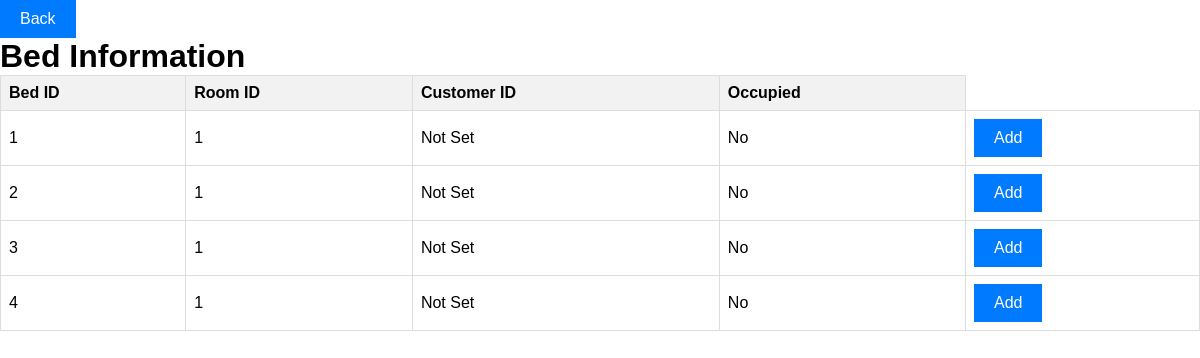
/client/pages/BedRoom.php?room_id=1, run on the app's committed database.
### tables this page shows
CREATE TABLE `beds` (
  `beds_id` int(11) NOT NULL,
  `room_id` int(11) DEFAULT NULL,
  `occupied` tinyint(1) DEFAULT 0,
  `customer_id` int(11) DEFAULT NULL
);

### server/database/db_connections.php (called while the page is built)
<?php
function connections()
{
    $servername = "localhost";
    $username = "root";
    $password = "";
    $database = "boarding_house";
    try {
        $conn = new PDO("mysql:host=$servername;dbname=$database", $username, $password);
        $conn->setAttribute(PDO::ATTR_ERRMODE, PDO::ERRMODE_EXCEPTION);
        return $conn;
    } catch (PDOException $e) {
        die("Connection failed: " . $e->getMessage());
    }
}
?>

### server/database/models/Beds_model.php (called while the page is built, shortened)
<?php
require_once dirname(__DIR__, 2) . '/database/db_connections.php';
class BedModel
{
    private $connect;
    public function __construct()
    {
        $this->connect = connections();
    }
    public function getBedsByRoomId($roomId)
    {
        $beds = [];
        try {
            $stmt = $this->connect->prepare('SELECT * FROM beds WHERE room_id = :roomId');
            $stmt->bindParam(':roomId', $roomId);
            $stmt->execute();
            $beds = $stmt->fetchAll(PDO::FETCH_ASSOC);
        } catch (PDOException $e) {
            throw new Exception("Error fetching bed data: " . $e->getMessage());
        }
        return $beds;
    }
}
?>

### client/pages/BedRoom.php (the view, shortened to what this page needs)
<?php
include ('../../server/database/models/beds_model.php');
$bedModel = new BedModel();
$beds = [];
$roomId = isset($_POST['room_id']) ? $_POST['room_id'] : (isset($_GET['room_id']) ? $_GET['room_id'] : null);
if (!empty($roomId)) {
    try {
        $beds = $bedModel->getBedsByRoomId($roomId);
    } catch (Exception $e) {
        $error = 'Error fetching bed data: ' . $e->getMessage();
    }
}
?>
<!DOCTYPE html>
<html lang="en">
<head>
    <link rel="stylesheet" href="../assets/style.css">
</head>
<body>
    <button><a href="Room.php">Back</a></button>
    <h1>Bed Information</h1>
    <table>
        <thead>
            <tr>
                <th>Bed ID</th>
                <th>Room ID</th>
                <th>Customer ID</th>
                <th>Occupied</th>
            </tr>
        </thead>
        <tbody>
            <?php foreach ($beds as $bed): ?>
                <tr>
                    <td><?php echo $bed['beds_id']; ?></td>
                    <td><?php echo $bed['room_id']; ?></td>
                    <td><?php echo isset($bed['customer_id']) ? $bed['customer_id'] : 'Not Set'; ?></td>
                    <td><?php echo $bed['occupied'] ? 'Yes' : 'No'; ?></td>
                    <td>
                        <?php if ($bed['occupied']): ?>
                            <form action="<?php echo $_SERVER['PHP_SELF']; ?>" method="post">
                                <input type="hidden" name="bed_id" value="<?php echo $bed['customer_id']; ?>">
                                <input type="hidden" name="room_id" value="<?php echo $roomId; ?>">
                                <button type="button" name="details" class="btn" onclick="openDetailsModal()">Details</button>
                            </form>
                            <form action="<?php echo $_SERVER['PHP_SELF']; ?>" method="post">
                                <input type="hidden" name="room_id" value="<?php echo $roomId; ?>">
                                <input type="hidden" name="tenantsID" value="<?php echo $bed['beds_id']; ?>">
                                <button type="button" name="remove" class="btn" onclick="openRemoveModal()">Remove</button>
                            </form>
                        <?php else: ?>
                            <form action="<?php echo $_SERVER['PHP_SELF']; ?>" method="post">
                                <button type="button" name="add" class="btn" onclick="openAddModal()">Add</button>
                            </form>
                        <?php endif; ?>
                    </td>
                </tr>
            <?php endforeach; ?>
        </tbody>
    </table>
</body>
</html>

### client/assets/style.css (style rules this page uses)
body { font-family: Arial, sans-serif; margin: 0; padding: 0; }
h1 { margin: 0; }
button { padding: 10px 20px; background-color: #007bff; border: none; color: white; font-size: 16px; cursor: pointer; }
button a { text-decoration: none; color: inherit; }
table { border-collapse: collapse; width: 100%; }
th, td { border: 1px solid #ddd; padding: 8px; text-align: left; }
th { background-color: #f2f2f2; }

### data on the page
beds: beds_id "1", room "1", shows "Not Set", occupied "No"
beds: beds_id "2", room "1", shows "Not Set", occupied "No"
beds: beds_id "3", room "1", shows "Not Set", occupied "No"
beds: beds_id "4", room "1", shows "Not Set", occupied "No"
